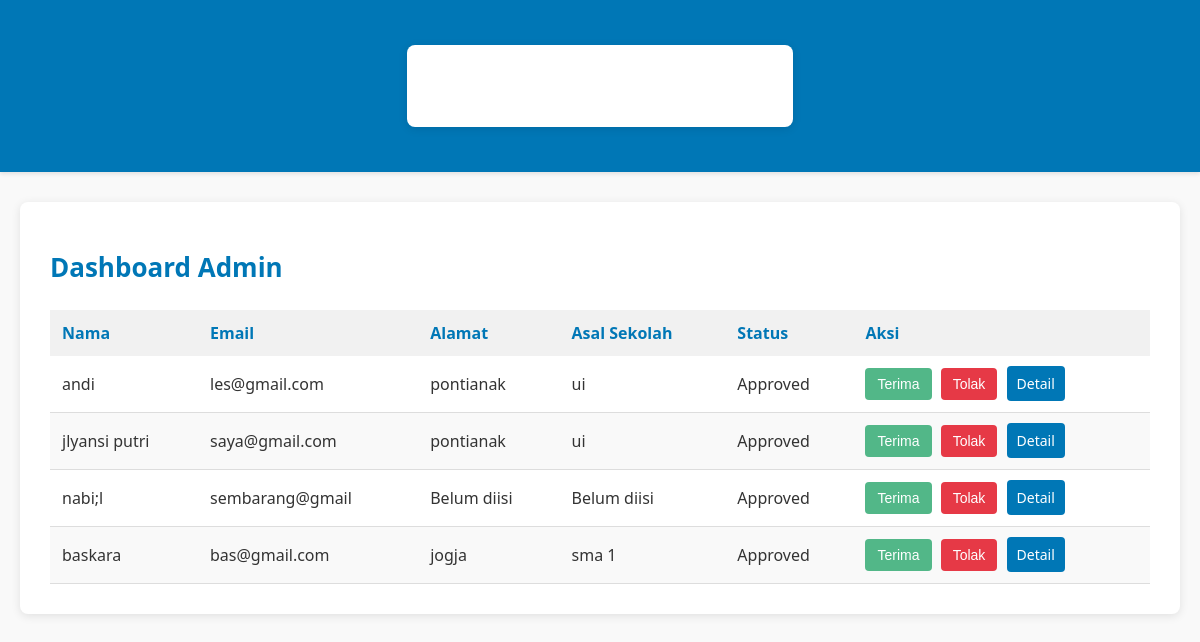
Page /dashboard_admin (signed in) on the earlier database version.
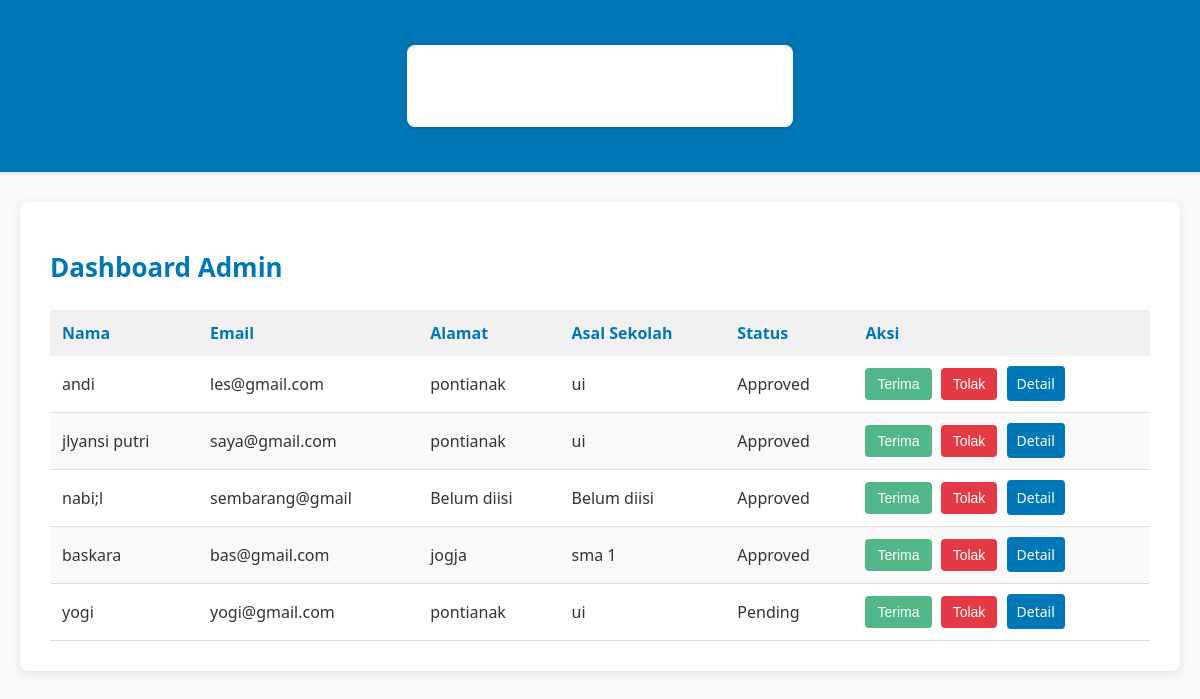
Same page on the later database version.
### models.py (models this page shows)
class User(db.Model):
    id = db.Column(db.Integer, primary_key=True)
    name = db.Column(db.String(100), nullable=False)
    email = db.Column(db.String(100), unique=True, nullable=False)
    password = db.Column(db.String(100), nullable=False)
    status = db.Column(db.String(20), default='Pending')  # Pending, Approved, Rejected
    school = db.Column(db.String(100), nullable=True)  # Asal sekolah
    address = db.Column(db.String(200), nullable=True)  # Alamat
    birth_date = db.Column(db.Date, nullable=True)  # Tanggal lahir
    phone = db.Column(db.String(15), nullable=True)  # Nomor telepon
    gender = db.Column(db.String(20), nullable=True)  # Jenis kelamin
    hobby = db.Column(db.String(200), nullable=True)  # Hobi
    parent_name = db.Column(db.String(100), nullable=True)  # Nama orang tua/wali
    parent_job = db.Column(db.String(100), nullable=True)  # Pekerjaan orang tua/wali
    created_at = db.Column(db.DateTime, default=datetime.utcnow)  # Waktu pendaftaran

### app.py (the view, shortened to what this page needs)
@app.route('/dashboard_admin', methods=['GET', 'POST'])
def dashboard_admin():
    if 'admin_id' not in session:
        flash('Anda harus login sebagai admin untuk mengakses halaman ini.')
        return redirect(url_for('login'))
    users = User.query.all()
    return render_template('dashboard_admin.html', users=users)

### templates/dashboard_admin.html (shortened to what this page needs)
<!DOCTYPE html>
<html>
<head>
    <link rel="stylesheet" type="text/css" href="{{ url_for('static', filename='css/admin.css') }}">
</head>
<body>
    <nav class="navbar">
        <div class="container">
            <div class="navbar-links">
                <a href="/" class="navbar-brand">Homepage</a>
                <a href="/dashboard_admin">Dashboard Admin</a>
                <a href="/logout">Logout</a>
            </div>
        </div>
    </nav>
    <div class="container">
        <h1>Dashboard Admin</h1>
        <table>
            <thead>
                <tr>
                    <th>Nama</th>
                    <th>Email</th>
                    <th>Alamat</th>
                    <th>Asal Sekolah</th>
                    <th>Status</th>
                    <th>Aksi</th>
                </tr>
            </thead>
            <tbody>
                {% for user in users %}
                <tr>
                    <td>{{ user.name }}</td>
                    <td>{{ user.email }}</td>
                    <td>{{ user.address or 'Belum diisi' }}</td>
                    <td>{{ user.school or 'Belum diisi' }}</td>
                    <td>{{ user.status }}</td>
                    <td>
                        <form method="POST" style="display: inline;">
                            <button type="submit" name="action" value="approve">Terima</button>
                            <button type="submit" name="action" value="reject">Tolak</button>
                        </form>
                        <a href="{{ url_for('user_detail', user_id=user.id) }}" class="btn-detail">Detail</a>
                    </td>
                </tr>
                {% endfor %}
            </tbody>
        </table>
    </div>
</body>
</html>

### static/css/admin.css (style rules this page uses)
body { margin: 0; font-family: 'Segoe UI', sans-serif; background-color: #f9f9f9; color: #333; }
.navbar { background-color: #0077b6; padding: 15px 30px; display: flex; justify-content: space-between; align-items: center; color: #ffffff; box-shadow: 0 2px 4px rgba(0, 0, 0, 0.1); }
.navbar a { color: #ffffff; text-decoration: none; margin-right: 15px; font-weight: 500; }
.container { max-width: 1100px; margin: 30px auto; background: #ffffff; padding: 30px; border-radius: 8px; box-shadow: 0 2px 10px rgba(0, 0, 0, 0.1); }
.container h1 { margin-bottom: 25px; font-size: 26px; color: #0077b6; }
table { width: 100%; border-collapse: collapse; margin-top: 20px; color: #333; }
thead { background-color: #f1f1f1; color: #0077b6; }
thead th { padding: 12px; text-align: left; font-weight: 600; }
tbody tr { border-bottom: 1px solid #ddd; }
tbody tr:nth-child(even) { background-color: #f9f9f9; }
tbody td { padding: 12px; }
button[type="submit"] { padding: 8px 12px; margin-right: 5px; border: none; border-radius: 4px; color: white; cursor: pointer; font-size: 14px; transition: background-color 0.2s; }
button[name="action"][value="approve"] { background-color: #52b788; }
button[name="action"][value="reject"] { background-color: #e63946; }
.btn-detail { background-color: #0077b6; padding: 8px 10px; border-radius: 4px; color: white; text-decoration: none; font-size: 14px; }

Differences in the rows shown:
added User: name "yogi", email "yogi@gmail.com", address "pontianak", school "ui", status "Pending"
